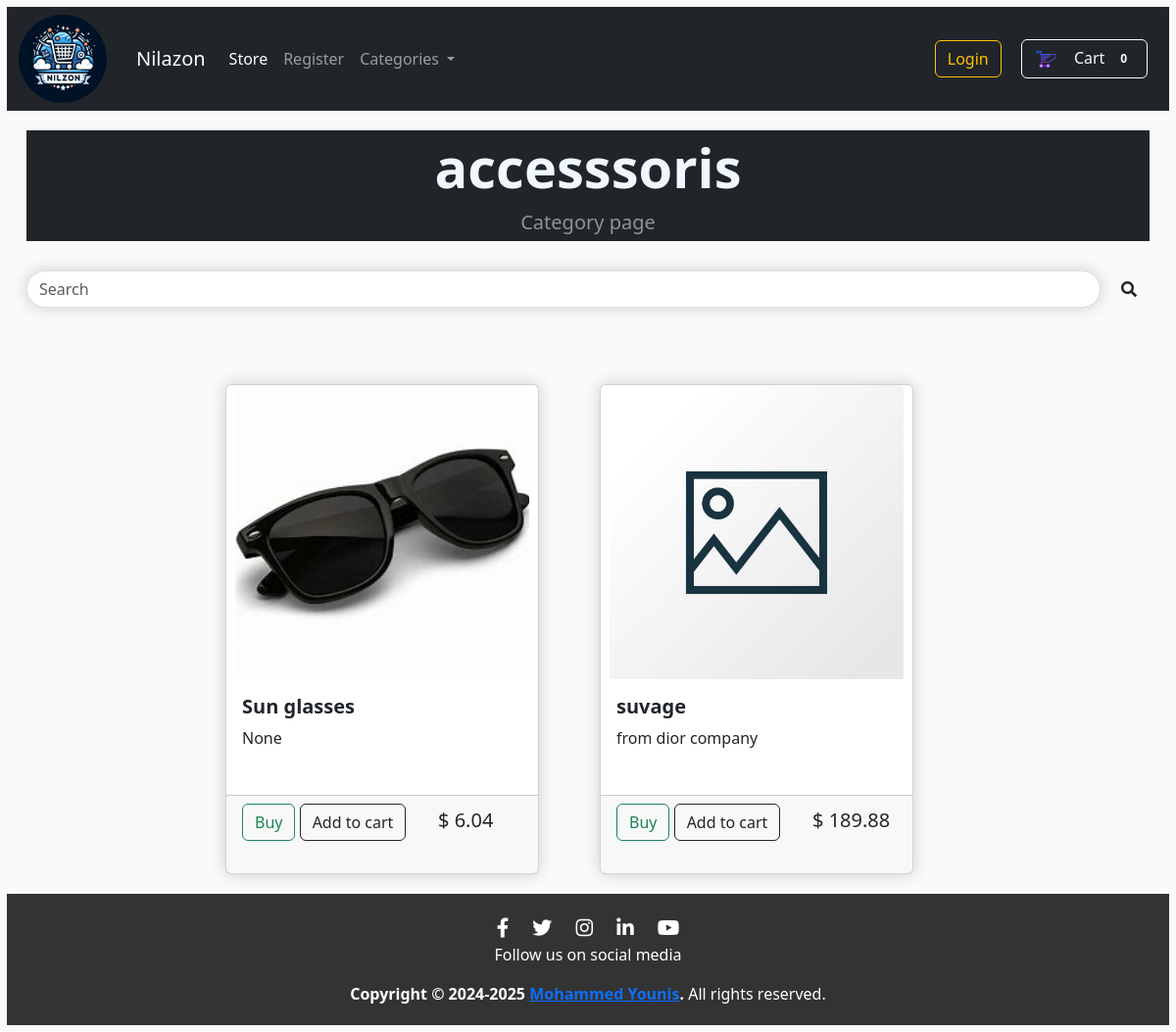
Page /categorys/accesssoris on the committed database.
### ecommerceApp/models.py (models this page shows, shortened)
class Category(models.Model):
    name = models.CharField(max_length=100)
    def __str__(self) :
        return self.name

class Product(models.Model):
    name = models.CharField(max_length=100)
    price = models.DecimalField(decimal_places=2, max_digits=10)
    about_product = models.CharField(max_length=300,null=True, blank=True )
    description = models.TextField()
    category = models.ForeignKey(Category, on_delete=models.CASCADE)
    image = models.ImageField(upload_to='uploads/products/', null=True, blank=True)
    is_sale = models.BooleanField(default=False)
    sale_price = models.DecimalField(decimal_places=2, max_digits=10, blank=True, null=True)

### ecommerceApp/views.py (the view)
# urls.py: path('categorys/<str:foo>', views.category, name='categorys'),
def category(request, foo):
    foo = foo.replace('-', ' ')  # Replace dashes with spaces
    cart = Cart(request)  # Get the current cart
    total_items = cart.total_items()  # Get total items in the cart
    try:
        category = Category.objects.get(name=foo)  # Get the category by name
        categories = Category.objects.all()  # Get all categories
        products = Product.objects.filter(category=category)  # Get products in the category
        return render(request, 'eCommerce/category.html', {'products': products, 'category': category, 'categories': categories, 'total_items': total_items})  # Render the category template
    except:
        messages.success(request, "That category doesn't exist!")
        return redirect('main')  # Redirect to main page if category doesn't exist

### cart/cart.py (called while the page is built)
    def total_items (self):
        prodict_ids = self.cart.keys()
        products = Product.objects.filter(id__in=prodict_ids)
        qtys = self.cart
        total = 0
        for key, value in qtys.items():
            key = int(key)
            for product in products :
                if product.id == key :
                    total = total + int(value)
        return total

### cart/context_processors.py (called while the page is built)
def cart(request):
    return {'cart': Cart(request)}

### templates/eCommerce/category.html (shortened to what this page needs)
{% extends 'base.html' %}
{% load static %}
{% block content %}
<header class="bg-dark py-1">
    <div class="container px-4 px-lg-5 my-0">
        <div class="text-center text-white">
            <h1 class="display-4 fw-bolder" style="color: aliceblue;">{{category}}</h1>
            <p class="lead fw-normal text-white-50 mb-0">Category page</p>
        </div>
    </div>
</header>
<div class="row justify-content-center">
    <div class="col-lg-12" id="searchbar">
        <form class="d-flex" role="search" method="GET" action="{% url 'main' %}">
            <input class="form-control me-2" name="search-bar" type="search" placeholder="Search" aria-label="Search" id="search" style="box-shadow:hsl(0, 0%, 80%) 0 0 16px;">
            <div class="input-group-append">
                <button class="btn btn-navbar" type="submit">
                    <i class="fas fa-search"></i>
                </button>
        </form>
    </div>
</div>
<div class="row row-cols-1 row-cols-md-3 g-4 justify-content-center">
    {% for product in products %}
    <div class="col">
        {% if product.is_sale %}
        <!-- <button class="btn btn-outline-dark" type="submit" style="margin-right: 10px;">
              <img
                src="{% static 'images/cart2.png' %}"
                alt="Cart Icon"
                class="cart-icon"
              />
              <i class="bi-cart-fill me-1"></i>
              Cart
            </button> -->
        <div class="card h-100" id="card">
            <h5>
            <div class="badge bg-dark text-white position-absolute" style="top: 0.5rem; right:0.5rem;">
                Sale !
            </div></h5>
            <a href="{% url 'products' product.id %}">
                {% if product.image %}
                <center><img src="{{product.image.url}}" class="card-img-top cardPhoto" alt="photo"></center>
                {% else %}
                <center><img src="{% static 'images/empty.jpg' %}" class="card-img-top cardPhoto" alt="photo"></center>
                {% endif %}
            </a>
            <div class="card-body">
                <h5 class="card-title"><strong>{{product.name}}</strong></h5>
                <p class="card-text">{{product.about_product}}</p>
            </div>
            <div class="card-footer">
                <a href="#" class="btn btn-outline-success">Buy</a>
                <button class="btn btn-outline-dark update-cart add-cart" type="button"  data-product="{{product.id}}" data-qty="1">Add to cart</button>
                <h5 id="price">$ {{product.sale_price}} <strike>$ {{product.price}}</strike></h5>
                <small class="text-body-secondary"></small>
            </div>
        </div>
        {% else %}
        <div class="card h-100" id="card">
            <a href="{% url 'products' product.id %}">
                {% if product.image %}
                <center><img src="{{product.image.url}}" class="card-img-top cardPhoto" alt="photo"></center>
                {% else %}
                <center><img src="{% static 'images/empty.jpg' %}" class="card-img-top cardPhoto" alt="photo"></center>
                {% endif %}
            </a>
            <div class="card-body">
                <h5 class="card-title"><strong>{{product.name}}</strong></h5>
                <p class="card-text">{{product.about_product}}</p>
            </div>
            <div class="card-footer">
                <a href="#" class="btn btn-outline-success">Buy</a>
                <button class="btn btn-outline-dark update-cart add-cart" type="button"  data-product="{{product.id}}" data-qty="1">Add to cart</button>
                <h5 id="price">$ {{product.price}}</h5>
            </div>
        </div>
        {% endif %}
    </div>
    {% endfor %}
</div>
{% endblock %}

### static/css/style.css (style rules this page uses)
body { background-color: hsl(0, 0%, 98%); }
h1,h2,h3,h4,h5,h6 { color:hsl(0, 0%, 15%); }
.bg-dark { background-color: #4f868c; }
#price { margin-left:200px ; position: relative; bottom: 33px; }
.card { margin-top: 30px; width: 300px; box-shadow:hsl(0, 0%, 66%) 0 0 16px; }
.col-lg-4, .col-lg-6, .col-lg-8, .col-lg-12 { margin-top: 10px; }
.btn { border-radius: 40; }

### templates/base.html (style rules this page uses)
body { display: flex; flex-direction: column; }

### templates/eCommerce/category.html (style rules this page uses)
.card { width: 320px; height: 470px; box-shadow:hsl(0, 0%, 80%) 0 0 16px; }
.card img { width: 300px; height: 300px; }
#searchbar { margin-top: 30px; }
#search { border-radius: 40px; }
.card-footer { height: 80px; }

### rows in the picture
Category: name "accesssoris"
Product: image (picture), name "Sun glasses", about_product "None", price "6.04"
Product: is_sale False (drawn), name "suvage", about_product "from dior company", price "189.88"

### other values in the picture
{{ total_items }} "0"
